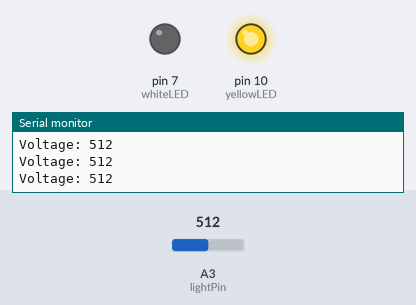
Simulated run of this sketch. Board: Arduino Uno, built with avr-gcc and run on an emulated ATmega328P. Shown: output pins drawn as LEDs (lit = HIGH), the last lines printed to the serial monitor. The test bench sets the inputs (shaded band); at power-on: A3 (lightPin) = 512.

Above: at 1.3 s.
1.4 s: A3 (lightPin) set to 212
2.9 s: A3 (lightPin) set to 186
At 4.2 s:
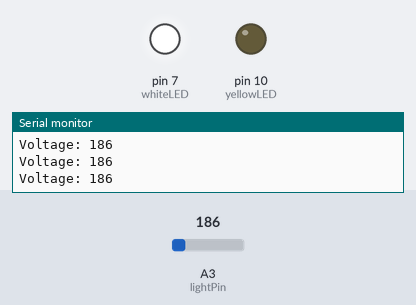
4.5 s: A3 (lightPin) set to 210
At 5.4 s:
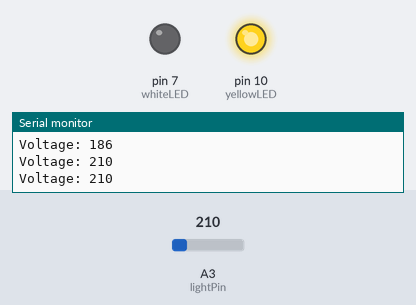
6.0 s: A3 (lightPin) set to 190
At 6.7 s:
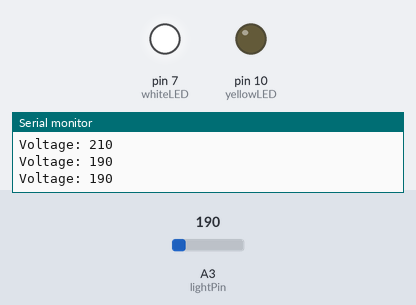
Timing chart, 0 to 8.5 s (numbered marks = the images above; inputs shaded):
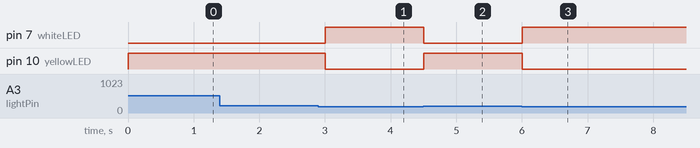

Measured:
- the behaviour switches between 201 and 200 on A3 (lightPin) (found by bisection; images 0 and 1)
- after the input at 2.9 s, pin 7 (whiteLED): LOW → HIGH after 0.10 s; pin 10 (yellowLED): HIGH → LOW after 0.10 s
- after the input at 4.5 s, pin 7 (whiteLED): HIGH → LOW at once; pin 10 (yellowLED): LOW → HIGH at once
- after the input at 6.0 s, pin 7 (whiteLED): LOW → HIGH at once; pin 10 (yellowLED): HIGH → LOW at once

The sketch:

06_photoresistor_and_conditional_two_leds.ino
```cpp
int lightPin = A3;
int whiteLED = 7;
int yellowLED = 10;
int lightVal;
int pause = 500;

void setup() {
  // put your setup code here, to run once:
  pinMode(lightPin,INPUT);
  pinMode(whiteLED,OUTPUT);
  pinMode(yellowLED,OUTPUT);
  Serial.begin(9600);
}

void loop() {
  // put your main code here, to run repeatedly:
  lightVal = analogRead(lightPin);
  Serial.print("Voltage: ");
  Serial.println(lightVal);

  if(lightVal > 200){
    digitalWrite(whiteLED,LOW);
    digitalWrite(yellowLED,HIGH);
  }else{
    digitalWrite(whiteLED,HIGH);
    digitalWrite(yellowLED,LOW);
  }
  delay(pause);
}
```
